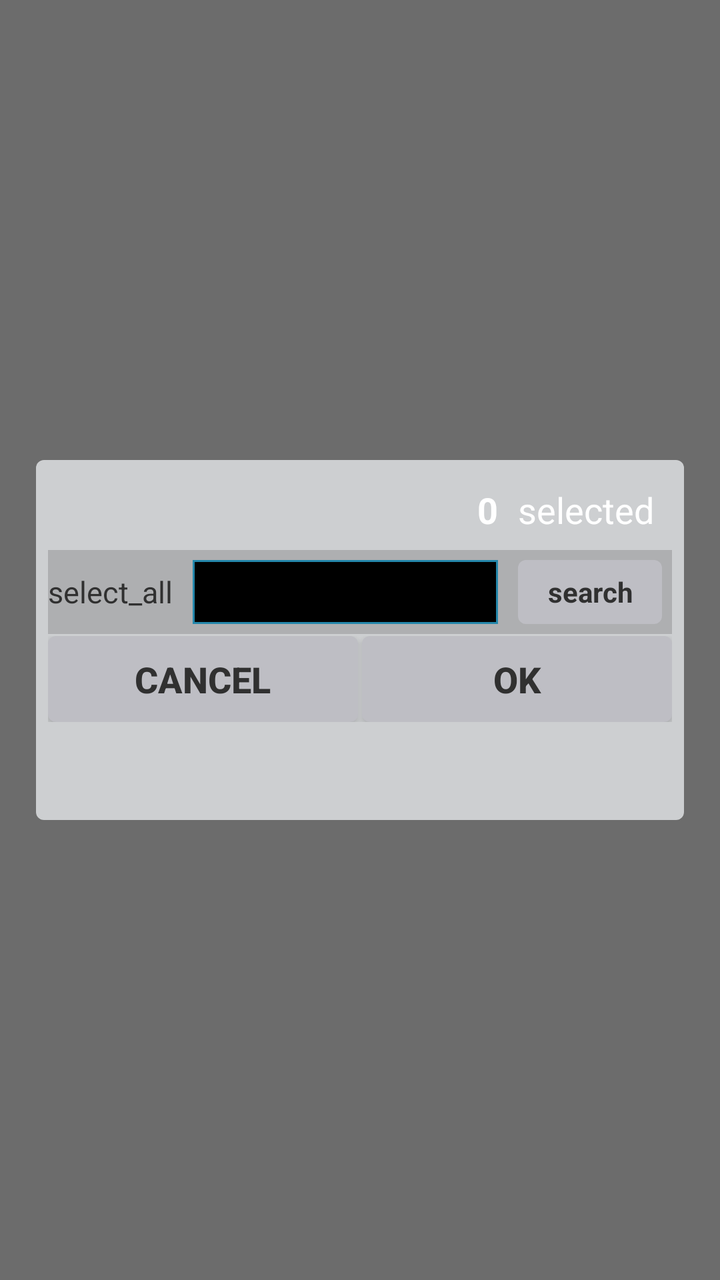
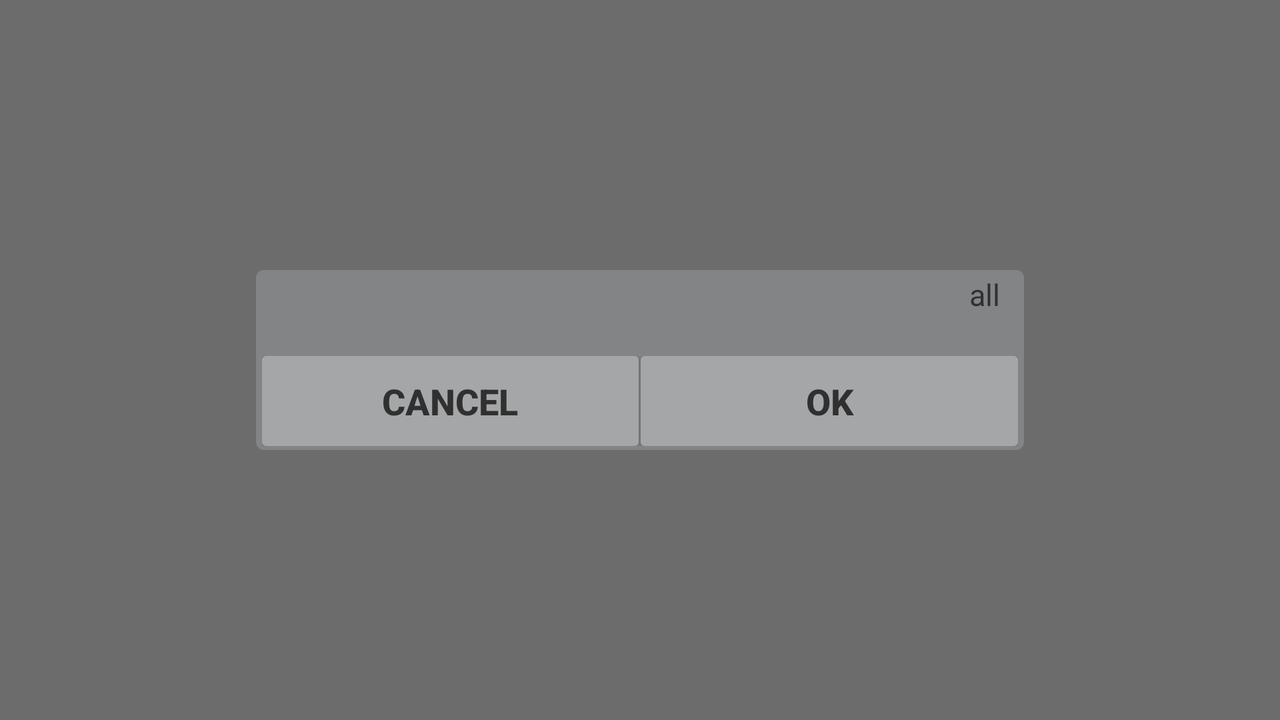

One screen, two layout resources from the same app: the default and the author's alternative for another configuration. Each is rendered where Android would select it; the XML of both is given below.
<!-- AndroidManifest.xml: application theme AppTheme -->
<!-- res/layout/multi_selection_dialog.xml -->
<?xml version="1.0" encoding="utf-8"?>
<LinearLayout xmlns:android="http://schemas.android.com/apk/res/android"
    xmlns:tools="http://schemas.android.com/tools"
    android:layout_width="match_parent"
    android:layout_height="match_parent"
    android:background="@color/dialog_bg_color"
    android:baselineAligned="false"
    android:gravity="center"
    android:orientation="horizontal"
    android:weightSum="100">

    <LinearLayout
        android:layout_width="0dp"
        android:layout_height="wrap_content"
        android:layout_weight="@integer/dialog_width_weight"
        android:background="@drawable/button_bgd"
        android:minHeight="180dp"
        android:orientation="vertical">

        <LinearLayout
            android:layout_width="match_parent"
            android:layout_height="wrap_content"
            android:background="@drawable/undo_bar_bgd"
            android:orientation="vertical"
            android:padding="3dp">

            <LinearLayout
                android:layout_width="match_parent"
                android:layout_height="wrap_content"
                android:orientation="horizontal">

                <TextView
                    android:id="@+id/title"
                    android:layout_width="0dp"
                    android:layout_height="@dimen/dialog_title_height"
                    android:layout_marginLeft="10dp"
                    android:layout_weight="1"
                    android:ellipsize="end"
                    android:gravity="center_vertical|left"
                    android:padding="6dp"
                    android:singleLine="true"
                    android:textColor="@color/base_text_color"
                    android:textSize="@dimen/settings_option_text_size"
                    android:textStyle="bold" />

                <TextView
                    android:id="@+id/count"
                    android:layout_width="wrap_content"
                    android:layout_height="match_parent"
                    android:layout_marginLeft="10dp"
                    android:gravity="center_vertical"
                    android:text="0"
                    android:textColor="#fff"
                    android:textSize="18sp"
                    android:textStyle="bold" />

                <TextView
                    android:layout_width="wrap_content"
                    android:layout_height="match_parent"
                    android:layout_marginLeft="10dp"
                    android:layout_marginRight="10dp"
                    android:gravity="center_vertical"
                    android:text="selected"
                    android:textColor="#fff"
                    android:textSize="18sp" />
            </LinearLayout>

            <LinearLayout
                android:layout_width="match_parent"
                android:layout_height="wrap_content"
                android:layout_marginLeft="1dp"
                android:layout_marginRight="1dp"
                android:background="#40505050"
                android:descendantFocusability="beforeDescendants"
                android:focusableInTouchMode="true"
                android:gravity="center_vertical"
                android:orientation="horizontal">

                <LinearLayout
                    android:id="@+id/selectall"
                    android:layout_width="wrap_content"
                    android:layout_height="wrap_content"
                    android:gravity="center_vertical"
                    android:orientation="horizontal">

                    <CheckBox
                        android:id="@+id/checkBox1"
                        android:layout_width="wrap_content"
                        android:layout_height="wrap_content"
                        android:button="@drawable/btn_check_holo_dark"
                        android:clickable="false"
                        android:focusable="false"
                        android:text="select_all"
                        android:textColor="@color/base_text_color"
                        android:textSize="15sp" />
                </LinearLayout>

                <EditText
                    android:id="@+id/searchText"
                    android:layout_width="0dp"
                    android:layout_height="match_parent"
                    android:layout_marginBottom="5dp"
                    android:layout_marginLeft="10dp"
                    android:layout_marginRight="10dp"
                    android:layout_marginTop="5dp"
                    android:layout_weight="1"
                    android:background="@drawable/edittext_bg"
                    android:ellipsize="end"
                    android:gravity="center_vertical"
                    android:imeOptions="flagNoExtractUi"
                    android:singleLine="true"
                    android:textColor="#fff"
                    android:textColorHint="@color/base_text_color"
                    android:textSize="16sp" />

                <TextView
                    android:id="@+id/searchButton"
                    android:layout_width="72dp"
                    android:layout_height="32dp"
                    android:layout_marginBottom="5dp"
                    android:layout_marginRight="5dp"
                    android:layout_marginTop="5dp"
                    android:background="@drawable/btn_selector"
                    android:gravity="center"
                    android:paddingBottom="5dp"
                    android:paddingLeft="10dp"
                    android:paddingRight="10dp"
                    android:paddingTop="5dp"
                    android:text="search"
                    android:textColor="@color/base_text_color"
                    android:textStyle="bold" />
            </LinearLayout>

            <ListView
                android:id="@+id/list"
                android:layout_width="match_parent"
                android:layout_height="0dp"
                android:layout_marginLeft="1dp"
                android:layout_marginRight="1dp"
                android:layout_weight="1"
                android:choiceMode="multipleChoice"
                android:divider="@android:color/transparent"
                android:dividerHeight="1dp"
                android:fadingEdgeLength="0dp"
                android:listSelector="@android:color/transparent"
                android:orientation="vertical"></ListView>

            <LinearLayout
                android:id="@+id/buttons"
                android:layout_width="match_parent"
                android:layout_height="@dimen/dialog_btn_height"
                android:gravity="center_vertical"
                android:orientation="horizontal"
                android:padding="1dp">

                <Button
                    android:id="@+id/cancel"
                    style="@style/dialogButtons"
                    android:layout_width="0dp"
                    android:layout_height="wrap_content"
                    android:layout_marginRight="2dp"
                    android:layout_weight="1"
                    android:text="@android:string/cancel" />

                <Button
                    android:id="@+id/save"
                    style="@style/dialogButtons"
                    android:layout_width="0dp"
                    android:layout_height="wrap_content"
                    android:layout_weight="1"
                    android:text="@android:string/ok" />
            </LinearLayout>
        </LinearLayout>
    </LinearLayout>

</LinearLayout>
<!-- resources referenced by this layout -->
<resources>
  <color name="base_text_color">#303030</color>
  <color name="dialog_bg_color">#90000000</color>
  <dimen name="dialog_btn_height">45dp</dimen>
  <dimen name="dialog_title_height">40dp</dimen>
  <dimen name="settings_option_text_size">15sp</dimen>
  <!-- drawable btn_selector (drawable) -->
  <?xml version="1.0" encoding="utf-8"?>
  <selector xmlns:android="http://schemas.android.com/apk/res/android">
  
      <item android:drawable="@drawable/btn_shape_pressed" android:state_pressed="true"/>
      <item android:drawable="@drawable/btn_shape_pressed" android:state_selected="true"/>
      <item android:drawable="@drawable/btn_shape_released"/>
  
  </selector>
  <!-- drawable button_bgd (drawable) -->
  <shape xmlns:android="http://schemas.android.com/apk/res/android"
      android:shape="rectangle" >
  
      <solid android:color="#f0d4d6d8" />
  
      <padding
          android:bottom="2dp"
          android:left="2dp"
          android:right="2dp"
          android:top="2dp" />
  
      <corners android:radius="4dp" />
  
  </shape>
  <!-- drawable edittext_bg (drawable) -->
  <?xml version="1.0" encoding="UTF-8"?>
  <shape xmlns:android="http://schemas.android.com/apk/res/android" >
  
      <solid android:color="#000000" />
  
      <stroke
          android:width="1dp"
          android:color="@color/base_blue_color" />
  
      <padding
          android:bottom="2dp"
          android:left="2dp"
          android:right="2dp"
          android:top="2dp" />
  
  </shape>
  <integer name="dialog_width_weight">90</integer>
  <style name="dialogButtons">
          <item name="android:paddingBottom">8dp</item>
          <item name="android:paddingTop">8dp</item>
          <item name="android:textSize">18dp</item>
          <item name="android:background">@drawable/btn_selector</item>
          <item name="android:textColor">@color/base_text_color</item>
          <item name="android:textStyle">bold</item>
      </style>
  <style name="AppTheme" parent="Theme.AppCompat.Light.DarkActionBar">
          
      </style>
  <!-- drawable btn_shape_pressed (drawable) -->
  <shape xmlns:android="http://schemas.android.com/apk/res/android"
      android:shape="rectangle" >
  
      <solid android:color="@color/pressed_btn_background" />
  
      <padding
          android:bottom="2dp"
          android:left="2dp"
          android:right="2dp"
          android:top="2dp" />
  
      <corners android:radius="4dp" />
  
  </shape>
  <!-- drawable btn_shape_released (drawable) -->
  <shape xmlns:android="http://schemas.android.com/apk/res/android"
      android:shape="rectangle" >
  
      <solid android:color="@color/released_btn_background" />
  
      <padding
          android:bottom="2dp"
          android:left="2dp"
          android:right="2dp"
          android:top="2dp" />
  
      <corners android:radius="4dp" />
  
  </shape>
  <color name="base_blue_color">#2487ab</color>
  <color name="pressed_btn_background">#9e9ea4</color>
  <color name="released_btn_background">#bebec4</color>
</resources>
<!-- res/layout-land/multi_selection_dialog.xml (the author's variant of the layout above) -->
<!-- drawn on the phone turned sideways -->
<?xml version="1.0" encoding="utf-8"?>
<LinearLayout xmlns:android="http://schemas.android.com/apk/res/android"
    android:layout_width="match_parent"
    android:layout_height="match_parent"
    android:background="@color/dialog_bg_color"
    android:baselineAligned="false"
    android:gravity="center"
    android:orientation="horizontal"
    android:weightSum="100">

    <LinearLayout
        android:layout_width="0dp"
        android:layout_height="wrap_content"
        android:layout_weight="60"
        android:background="@drawable/dialog_bgd"
        android:orientation="vertical">

        <LinearLayout
            android:layout_width="match_parent"
            android:layout_height="wrap_content"
            android:orientation="vertical"
            android:padding="0dp">

            <LinearLayout
                android:layout_width="match_parent"
                android:layout_height="wrap_content"
                android:orientation="horizontal">

                <TextView
                    android:id="@+id/title"
                    android:layout_width="0dp"
                    android:layout_height="@dimen/dialog_title_height"
                    android:layout_marginLeft="10dp"
                    android:layout_marginRight="10dp"
                    android:layout_weight="1"
                    android:ellipsize="end"
                    android:gravity="center_vertical|left"
                    android:padding="6dp"
                    android:singleLine="true"
                    android:textColor="@color/base_text_color"
                    android:textSize="@dimen/settings_option_text_size"
                    android:textStyle="bold" />

                <LinearLayout
                    android:id="@+id/selectall"
                    android:layout_width="wrap_content"
                    android:layout_height="wrap_content"
                    android:layout_marginRight="10dp"
                    android:gravity="center_vertical"
                    android:orientation="horizontal">

                    <CheckBox
                        android:id="@+id/checkBox1"
                        android:layout_width="wrap_content"
                        android:layout_height="wrap_content"
                        android:button="@drawable/btn_check_holo_light"
                        android:clickable="false"
                        android:focusable="false"
                        android:text="@string/select_all"
                        android:textColor="@color/base_text_color"
                        android:textSize="15sp" />
                </LinearLayout>
            </LinearLayout>


            <ListView
                android:id="@+id/list"
                android:layout_width="match_parent"
                android:layout_height="0dp"
                android:layout_marginLeft="1dp"
                android:layout_marginRight="1dp"
                android:layout_weight="1"
                android:choiceMode="multipleChoice"
                android:divider="@android:color/transparent"
                android:dividerHeight="1dp"
                android:fadingEdgeLength="0dp"
                android:listSelector="@android:color/transparent"
                android:orientation="vertical"></ListView>

            <LinearLayout
                android:id="@+id/buttons"
                android:layout_width="match_parent"
                android:layout_height="@dimen/dialog_btn_height"
                android:layout_marginLeft="1dp"
                android:layout_marginRight="1dp"
                android:layout_marginTop="1dp"
                android:orientation="horizontal">

                <Button
                    android:id="@+id/cancel"
                    style="@style/dialogButton"
                    android:layout_width="0dp"
                    android:layout_height="wrap_content"
                    android:layout_marginRight="1dp"
                    android:layout_weight="1"
                    android:text="@android:string/cancel" />

                <Button
                    android:id="@+id/save"
                    style="@style/dialogButton"
                    android:layout_width="0dp"
                    android:layout_height="wrap_content"
                    android:layout_weight="1"
                    android:text="@android:string/ok" />
            </LinearLayout>

        </LinearLayout>
    </LinearLayout>

</LinearLayout>
<!-- resources referenced by the variant -->
<!-- as the phone turned sideways resolves them -->
<resources>
  <color name="base_text_color">#303030</color>
  <color name="dialog_bg_color">#90000000</color>
  <dimen name="dialog_btn_height">45dp</dimen>
  <dimen name="dialog_title_height">40dp</dimen>
  <dimen name="settings_option_text_size">15sp</dimen>
  <!-- drawable dialog_bgd (drawable) -->
  <shape xmlns:android="http://schemas.android.com/apk/res/android"
      android:shape="rectangle" >
  
      <solid android:color="#f0848688" />
  
      <padding
          android:bottom="2dp"
          android:left="2dp"
          android:right="2dp"
          android:top="2dp" />
  
      <corners android:radius="4dp" />
  
  </shape>
  <string name="select_all">all</string>
  <style name="dialogButton">
          <item name="android:paddingBottom">10dp</item>
          <item name="android:paddingTop">10dp</item>
          <item name="android:textSize">18dp</item>
          <item name="android:background">@drawable/dialog_btn_selector</item>
          <item name="android:textColor">@color/base_text_color</item>
          <item name="android:textStyle">bold</item>
      </style>
  <style name="AppTheme" parent="Theme.AppCompat.Light.DarkActionBar">
          
      </style>
  <!-- drawable dialog_btn_selector (drawable) -->
  <?xml version="1.0" encoding="utf-8"?>
  <selector xmlns:android="http://schemas.android.com/apk/res/android">
  
      <item android:drawable="@drawable/dialog_btn_shape_pressed" android:state_pressed="true"/>
      <item android:drawable="@drawable/dialog_btn_shape_pressed" android:state_selected="true"/>
      <item android:drawable="@drawable/dialog_btn_shape_released"/>
  
  </selector>
  <!-- drawable dialog_btn_shape_pressed (drawable) -->
  <shape xmlns:android="http://schemas.android.com/apk/res/android"
      android:shape="rectangle">
  
      <solid android:color="@color/pressed_dialog_btn_background" />
  
      <padding
          android:bottom="2dp"
          android:left="2dp"
          android:right="2dp"
          android:top="2dp" />
      <corners android:radius="1dp" />
  </shape>
  <!-- drawable dialog_btn_shape_released (drawable) -->
  <shape xmlns:android="http://schemas.android.com/apk/res/android"
      android:shape="rectangle">
  
      <solid android:color="@color/released_dialog_btn_background" />
  
      <padding
          android:bottom="2dp"
          android:left="2dp"
          android:right="2dp"
          android:top="2dp" />
  
      <corners android:radius="2dp" />
  </shape>
  <color name="pressed_dialog_btn_background">#979f9f</color>
  <color name="released_dialog_btn_background">#a4a6a8</color>
</resources>
